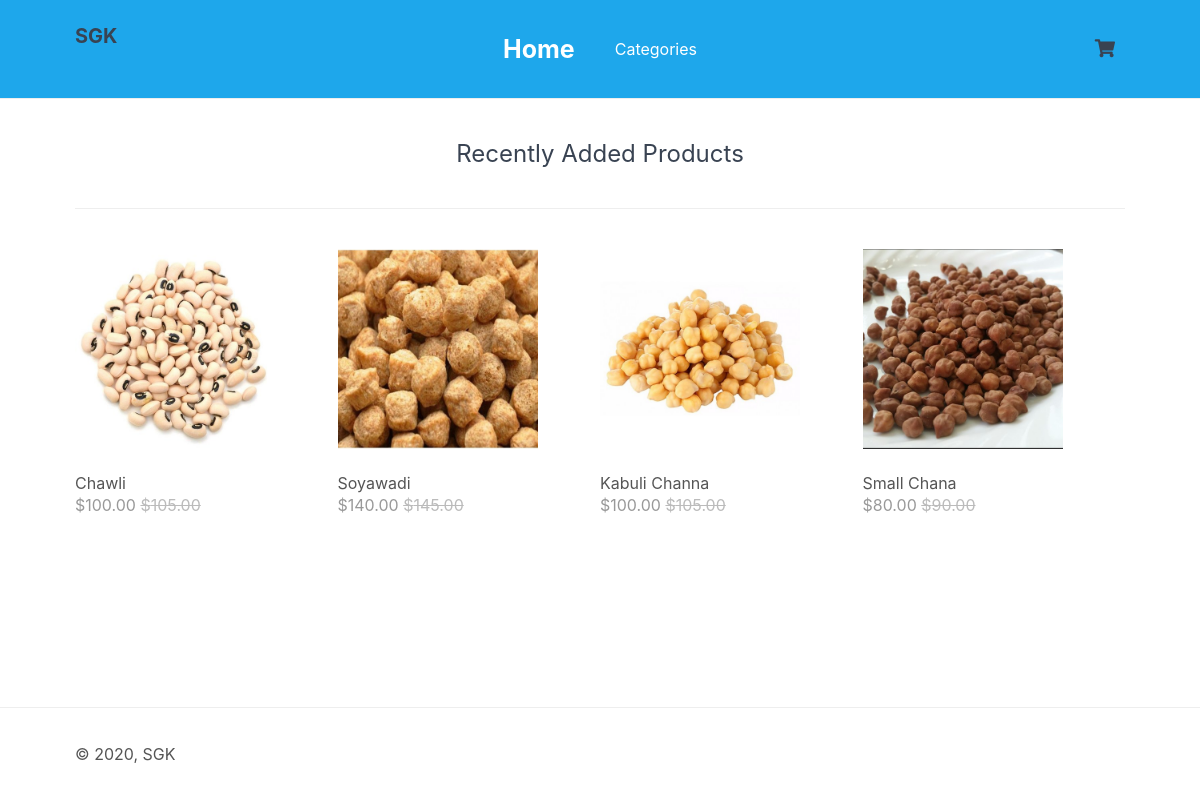
Screenshot of /ip/Pulses/index1.php with the database file from the repository.
### tables this page shows
CREATE TABLE `pulses` (
  `id` int(11) NOT NULL,
  `name` varchar(200) NOT NULL,
  `desc` text NOT NULL,
  `price` decimal(7,2) NOT NULL,
  `rrp` decimal(7,2) NOT NULL DEFAULT '0.00',
  `quantity` int(11) NOT NULL,
  `img` text NOT NULL,
  `date_added` datetime NOT NULL DEFAULT CURRENT_TIMESTAMP
);

### ip/Pulses/index1.php (called while the page is built, shortened)
<?php
$page = isset($_GET['page']) && file_exists($_GET['page'] . '.php') ? $_GET['page'] : 'home';
include $page . '.php';
?>

### ip/Pulses/home.php (the view, shortened to what this page needs)
<?php
$stmt = $pdo->prepare('SELECT * FROM pulses ORDER BY date_added DESC LIMIT 4');
$stmt->execute();
$recently_added_products = $stmt->fetchAll(PDO::FETCH_ASSOC);
?>
<?=template_header('Home')?>
<div class="recentlyadded content-wrapper">
    <h2>Recently Added Products</h2>
    <div class="products">
        <?php foreach ($recently_added_products as $product): ?>
        <a href="index1.php?page=product&id=<?=$product['id']?>" class="product">
            <img src="imgs/<?=$product['img']?>" width="200" height="200" alt="<?=$product['name']?>">
            <span class="name"><?=$product['name']?></span>
            <span class="price">
                &dollar;<?=$product['price']?>
                <?php if ($product['rrp'] > 0): ?>
                <span class="rrp">&dollar;<?=$product['rrp']?></span>
                <?php endif; ?>
            </span>
        </a>
        <?php endforeach; ?>
    </div>
</div>
<?=template_footer()?>

### ip/Pulses/categories.css (style rules this page uses)
* { box-sizing: border-box; font-family: -apple-system, BlinkMacSystemFont, "segoe ui", roboto, oxygen, ubuntu, cantarell, "fira sans", "droid sans", "helvetica neue", Arial, sans-serif; font-size: 16px; -webkit-font-smoothing: antialiased; -moz-osx-font-smoothing: grayscale; }
html { height: 100%; }
body { position: relative; min-height: 100%; color: #555555; background-color: #FFFFFF; margin: 0; padding-bottom: 100px; }
h1, h2, h3, h4, h5 { color: #394352; }
.content-wrapper { width: 1050px; margin: 0 auto; }
main .recentlyadded h2 { display: block; font-weight: normal; margin: 0; padding: 40px 0; font-size: 24px; text-align: center; width: 100%; border-bottom: 1px solid #EEEEEE; }
main .recentlyadded .products, main .products .products-wrapper { display: flex; flex-wrap: wrap; align-items: center; justify-content: space-between; padding: 40px 0 0 0; }
main .recentlyadded .products .product, main .products .products-wrapper .product { display: block; overflow: hidden; text-decoration: none; width: 25%; padding-bottom: 60px; }
main .recentlyadded .products .product img, main .products .products-wrapper .product img { transform: scale(1); transition: transform 1s; }
main .recentlyadded .products .product .name, main .products .products-wrapper .product .name { display: block; color: #555555; padding: 20px 0 2px 0; }
main .recentlyadded .products .product .price, main .products .products-wrapper .product .price { display: block; color: #999999; }
main .recentlyadded .products .product .rrp, main .products .products-wrapper .product .rrp { color: #BBBBBB; text-decoration: line-through; }

### rows the page displays
pulses: img (picture), name "Chawli", price "100.00", rrp "105.00"
pulses: shows a picture, name "Soyawadi", price "140.00", rrp "145.00"
pulses: shows a picture, name "Kabuli Channa", price "100.00", rrp "105.00"
pulses: shows a picture, name "Small Chana", price "80.00", rrp "90.00"
